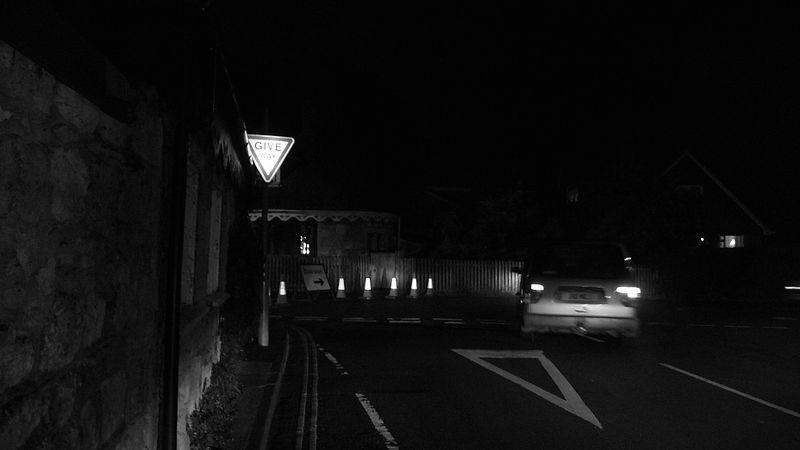
%> input picture NightTime Road Contrast Enhancement/Resources/hw1_dark_road_1.jpg, 800 x 450 px
$ octave GlobalHisteq.m   (GNU Octave 9; MATLAB toolbox functions it lacks are replaced by stand-ins)
%> lines starting %> are read from the running program, lines starting %| are printed output that depends on the picture
clear;
clc;

img_path = 'Resources/';
imgs_name = ['hw1_dark_road_1.jpg';'hw1_dark_road_2.jpg';'hw1_dark_road_3.jpg'];
result_path = 'ScreenShots/Global Histogram Equalization/';
[M,N] = size(imgs_name);

for k=1:M
    img_name = imgs_name(k,:);
    I = imread([img_path, img_name]);
%> I is the input picture: size 450x800 uint8; min 0, max 255, mean 14.6
    J = myhisteq(I);
%> in myhisteq, `[counts, pixels] = imhist(I);`: counts = 256 values, max 72065 at index 4, min 5 at index 211, mean 1406.2; pixels = 256 values from 0 to 255
%> the loop in myhisteq, `for k=0:255` made 256 passes
%> sum_count on passes 1 to 3: 1255, 5057, 44969
%> after the loop in myhisteq, `for k=0:255`: s = 256 values from 1 to 255; sum_count = 360000
%> in myhisteq, `J = uint8(reshape(J, [M, N]));`:
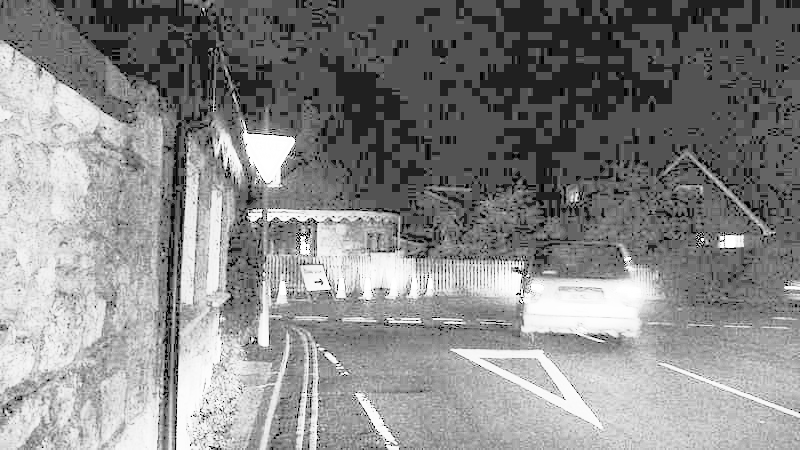
%> J: size 450x800 uint8; min 1, max 255, mean 136.4
    K = histeq(I);
% [9 lines of commented-out code are left out]
end
%> pass 2 of the loop `for k=1:M`:
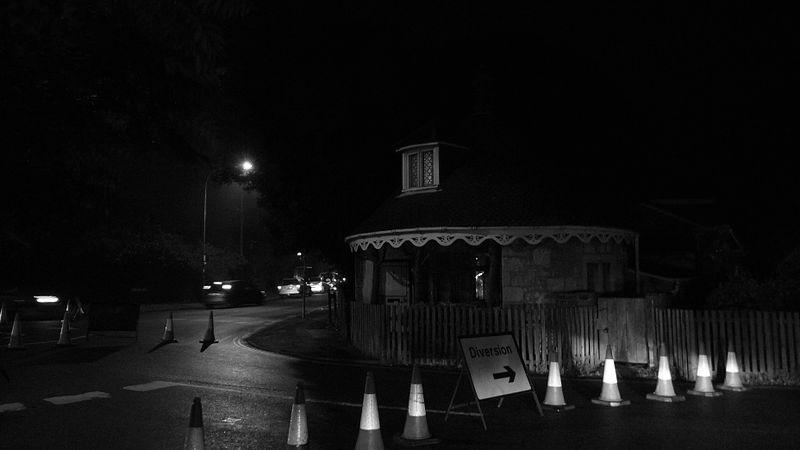
%> input picture NightTime Road Contrast Enhancement/Resources/hw1_dark_road_2.jpg, 800 x 450 px
%> I is the input picture: size 450x800 uint8; min 0, max 255, mean 16.8
%> counts = 256 values, max 68343 at index 4, min 11 at index 236, mean 1406.2
%> the loop in myhisteq (call 2), `for k=0:255` made 256 passes
%> sum_count on passes 1 to 3: 1801, 6539, 61351
%> after the loop in myhisteq (call 2), `for k=0:255`: sum_count = 360000
%> in myhisteq (call 2), `J = uint8(reshape(J, [M, N]));`:
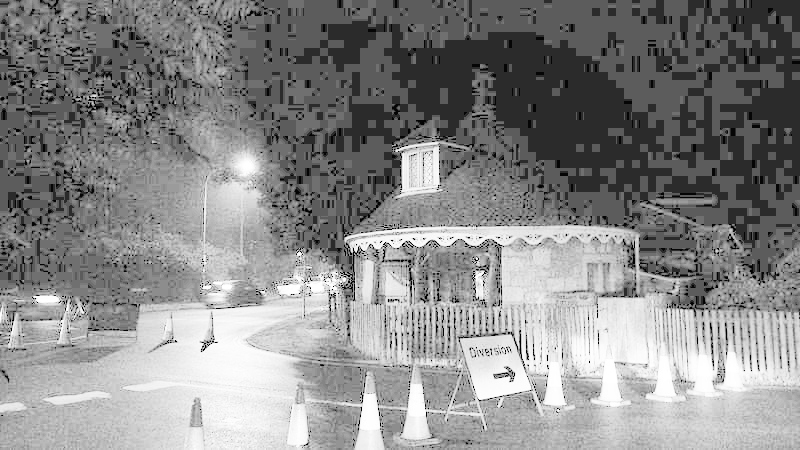
%> J: size 450x800 uint8; min 1, max 255, mean 137
%> pass 3 of the loop `for k=1:M`:
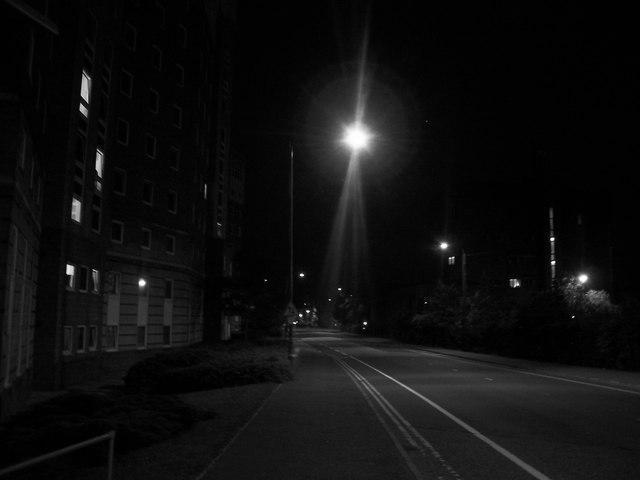
%> input picture NightTime Road Contrast Enhancement/Resources/hw1_dark_road_3.jpg, 640 x 480 px
%> I is the input picture: size 480x640 uint8; min 0, max 255, mean 15.2
%> counts = 256 values, max 46411 at index 3, min 4 at index 232, mean 1200
%> the loop in myhisteq (call 3), `for k=0:255` made 256 passes
%> sum_count on passes 1 to 3: 6489, 26934, 73345
%> after the loop in myhisteq (call 3), `for k=0:255`: s = 256 values from 5 to 255; sum_count = 307200
%> in myhisteq (call 3), `J = uint8(reshape(J, [M, N]));`:
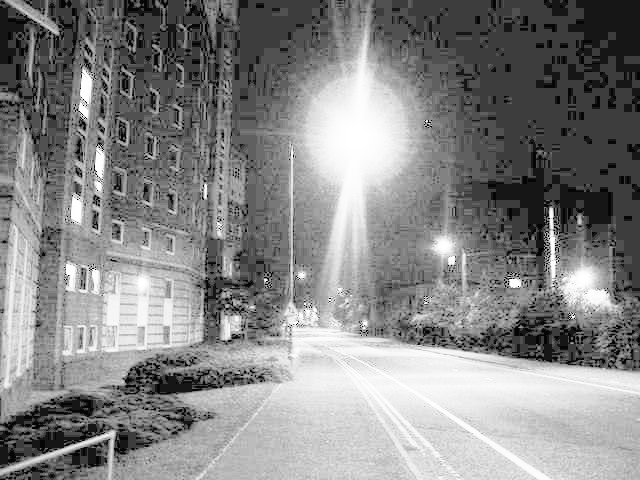
%> J: size 480x640 uint8; min 5, max 255, mean 133.9
%> K: size 480x640 uint8

function J = myhisteq(I)
% global histogram equalization

[M,N] = size(I);

s = zeros(1, 256);
[counts, pixels] = imhist(I);   % [Number of pixels per pixel | Pixel value (0~255)]

sum_count = 0;
for k=0:255

    sum_count = sum_count + counts(k + 1, 1);   % use incremental idea

    s(1,k+1) = round(255/(M*N)*sum_count);
end

% convert the grayscale in the original image to the grayscale in the new image
J = s(1,I+1);

% convert the shape to origin shape
J = uint8(reshape(J, [M, N]));

end
